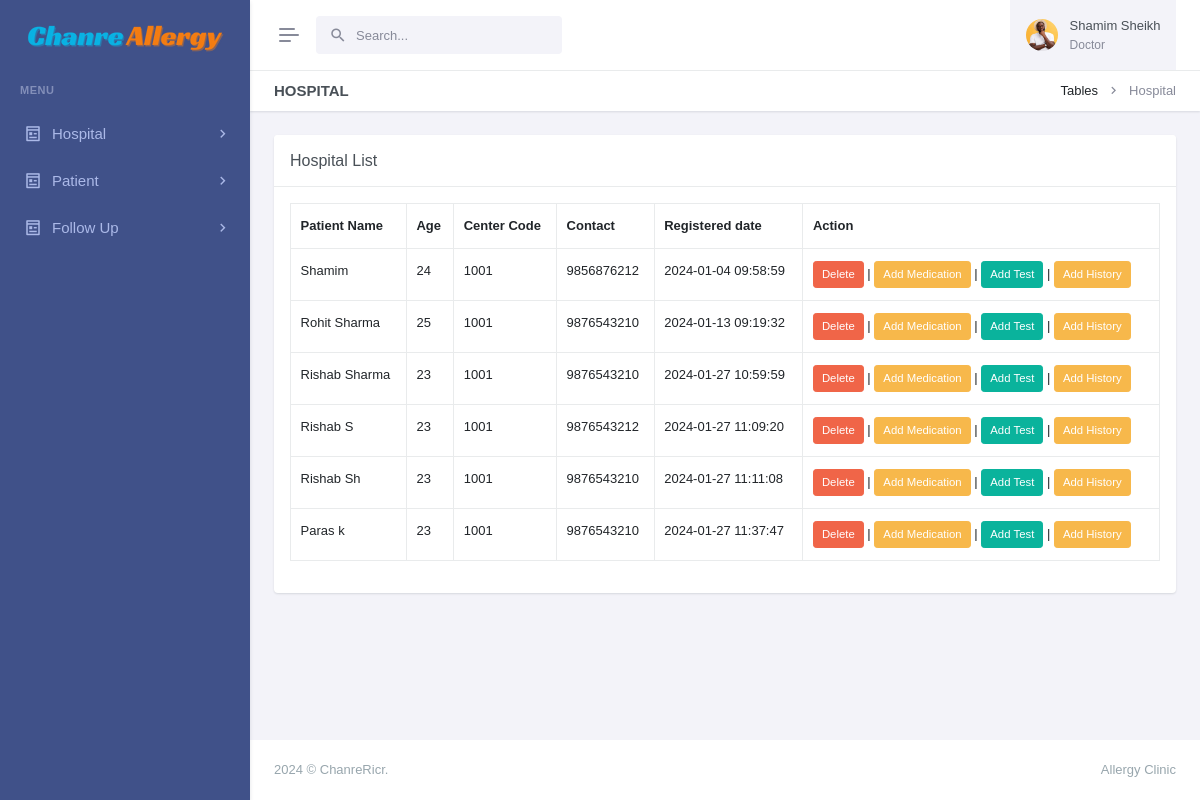
Screenshot of /manage-patients.php (signed in) with the database file from the repository.
### tables this page shows
CREATE TABLE `patients` (
  `id` int(11) NOT NULL,
  `patient_name` varchar(255) NOT NULL,
  `patient_id` varchar(50) DEFAULT NULL,
  `age` int(11) DEFAULT NULL,
  `sex` varchar(25) DEFAULT NULL,
  `physician` varchar(255) DEFAULT NULL,
  `address` varchar(255) DEFAULT NULL,
  `mobile` varchar(15) DEFAULT NULL,
  `email` varchar(255) DEFAULT NULL,
  `updatedBy` varchar(255) DEFAULT NULL,
  `centerName` varchar(255) DEFAULT NULL,
  `centerCode` varchar(10) DEFAULT NULL,
  `createdAt` timestamp NOT NULL DEFAULT current_timestamp()
);

### manage-patients.php (the view, shortened to what this page needs)
<?php
include('layout/config.php');
if (strlen($_SESSION['login']) == 0) {
    header('location:index.php');
} else {
    ?>
<!doctype html>
<html lang="en" data-layout="vertical" data-topbar="light" data-sidebar="dark" data-sidebar-size="lg"
    data-sidebar-image="none" data-preloader="disable">
<head>
    <link rel="stylesheet" href="https://cdn.datatables.net/1.11.5/css/dataTables.bootstrap5.min.css" />
    <link rel="stylesheet" href="https://cdn.datatables.net/responsive/2.2.9/css/responsive.bootstrap.min.css" />
    <link rel="stylesheet" href="https://cdn.datatables.net/buttons/2.2.2/css/buttons.dataTables.min.css">
    <link href="assets/css/bootstrap.min.css" rel="stylesheet" type="text/css" />
    <link href="assets/css/icons.min.css" rel="stylesheet" type="text/css" />
    <link href="assets/css/app.min.css" rel="stylesheet" type="text/css" />
    <link href="assets/css/custom.min.css" rel="stylesheet" type="text/css" />
</head>
<body>
    <div id="layout-wrapper">
        <?php include('admin/header.php') ?>
        <?php include('admin/leftsidebar.php') ?>
        <div class="main-content">
            <div class="page-content">
                <div class="container-fluid">
                    <div class="row">
                        <div class="col-12">
                            <div class="page-title-box d-sm-flex align-items-center justify-content-between">
                                <h4 class="mb-sm-0">Hospital</h4>
                                <div class="page-title-right">
                                    <ol class="breadcrumb m-0">
                                        <li class="breadcrumb-item"><a href="javascript: void(0);">Tables</a></li>
                                        <li class="breadcrumb-item active">Hospital</li>
                                    </ol>
                                </div>
                            </div>
                        </div>
                    </div>
                    <div class="row">
                        <div class="col-lg-12">
                            <div class="card">
                                <div class="card-header">
                                    <h5 class="card-title mb-0">Hospital List</h5>
                                </div>
                                <div class="card-body">
                                    <div class="table-responsive">
                                        <table id="buttons-datatables" class="display table table-bordered"
                                            style="width:100%">
                                            <thead>
                                                <tr>
                                                    <th>Patient Name</th>
                                                    <th>Age</th>
                                                    <th>Center Code</th>
                                                    <th>Contact</th>
                                                    <th>Registered date</th>
                                                    <th>Action</th>
                                                </tr>
                                            </thead>
                                            <tbody>
                                                <?php
                                                    $users = $_SESSION['login'];
                                                    $myquery = mysqli_query($conn, "Select * from patients WHERE updatedBy = '$users' ");
                                                    while ($row = mysqli_fetch_array($myquery)) {
                                                        ?>
                                                <tr>
                                                    <td>
                                                        <?php echo htmlentities($row['patient_name']) ?>
                                                    </td>
                                                    <td>
                                                        <?php echo htmlentities($row['age']) ?>
                                                    </td>
                                                    <td>
                                                        <?php echo htmlentities($row['centerCode']) ?>
                                                    </td>
                                                    <td>
                                                        <?php echo htmlentities($row['mobile']) ?>
                                                    </td>
                                                    <td>
                                                        <?php echo htmlentities($row['createdAt']) ?>
                                                    </td>
                                                    <td>
                                                        <a class="btn btn-danger btn-sm"
                                                            href="manage-patients.php?pid=<?php echo htmlentities($row['id']); ?>&&action=del"
                                                            onclick="return confirm('Do you realy want to delete ?')">Delete</a>
                                                        |
                                                        <a href="add-medication.php?pid=<?php echo htmlentities($row['patient_id']) ?>"
                                                            class="btn btn-warning btn-sm">Add Medication</a>
                                                        |
                                                        <a href="add-test.php?pid=<?php echo htmlentities($row['patient_id']) ?>"
                                                            class="btn btn-success btn-sm">Add Test</a>
                                                        |
                                                        <a href="add-history.php?pid=<?php echo htmlentities($row['patient_id']) ?>"
                                                            class="btn btn-warning btn-sm">Add
                                                            History</a>
                                                    </td>
                                                </tr>
                                                <?php } ?>
                                        </table>
                                    </div>
                                </div>
                            </div>
                        </div>
                    </div>
                </div>
            </div>
            <?php include('admin/footer.php'); ?>
        </div>
    </div>
</body>
</html>
<?php } ?>

### rows the page displays
patients: patient_name "Shamim", age "24", centerCode "1001", mobile "9856876212", createdAt "2024-01-04 09:58:59"
patients: patient_name "Rohit Sharma", age "25", centerCode "1001", mobile "9876543210", createdAt "2024-01-13 09:19:32"
patients: patient_name "Rishab Sharma", age "23", centerCode "1001", mobile "9876543210", createdAt "2024-01-27 10:59:59"
patients: patient_name "Rishab S", age "23", centerCode "1001", mobile "9876543212", createdAt "2024-01-27 11:09:20"
patients: patient_name "Rishab Sh", age "23", centerCode "1001", mobile "9876543210", createdAt "2024-01-27 11:11:08"
patients: patient_name "Paras k", age "23", centerCode "1001", mobile "9876543210", createdAt "2024-01-27 11:37:47"

### other values shown
$_SESSION['adminName'] "Shamim Sheikh"
